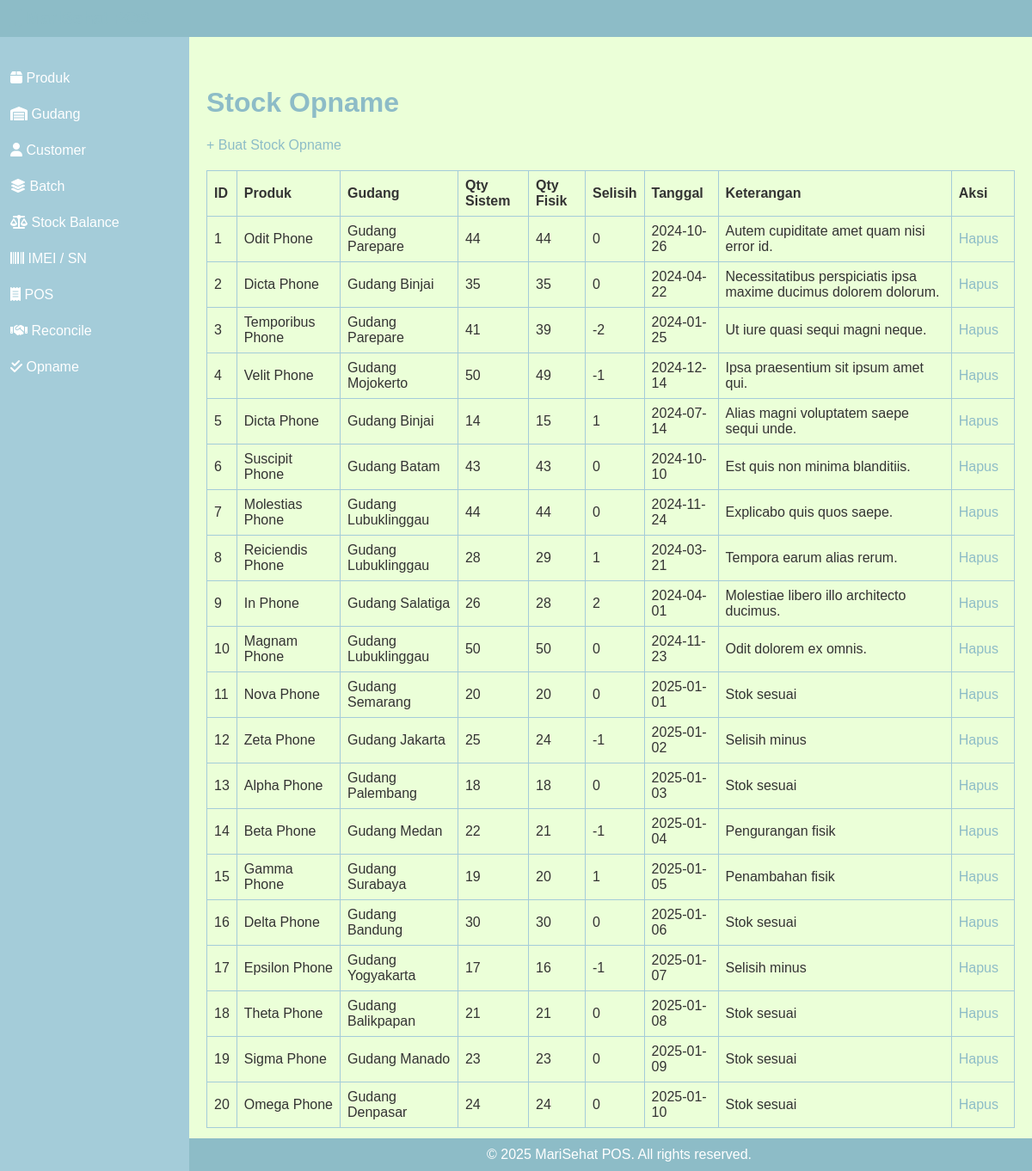
The page /stock_opname/index.php on the database its author committed.
### tables this page shows
CREATE TABLE `stock_opname` (
  `id` int(11) NOT NULL,
  `product_id` int(11) NOT NULL,
  `warehouse_id` int(11) NOT NULL,
  `quantity_sistem` int(11) NOT NULL,
  `quantity_fisik` int(11) NOT NULL,
  `selisih` int(11) NOT NULL,
  `tanggal` date NOT NULL,
  `keterangan` text DEFAULT NULL
);

CREATE TABLE `products` (
  `id` int(11) NOT NULL,
  `item_code` varchar(50) DEFAULT NULL,
  `sku` varchar(50) NOT NULL,
  `nama_produk` varchar(100) DEFAULT NULL,
  `variant` varchar(50) DEFAULT NULL,
  `brand` varchar(50) DEFAULT NULL,
  `category` varchar(50) DEFAULT NULL
);

CREATE TABLE `warehouses` (
  `id` int(11) NOT NULL,
  `nama` varchar(100) DEFAULT NULL,
  `alamat` varchar(255) DEFAULT NULL
);

### stock_opname/index.php (the view)
<?php
require '../db.php';
$stmt = $pdo->query("SELECT stock_opname.*, products.nama_produk, warehouses.nama AS nama_gudang
    FROM stock_opname
    JOIN products ON stock_opname.product_id = products.id
    JOIN warehouses ON stock_opname.warehouse_id = warehouses.id");
$data = $stmt->fetchAll();
?>
<link rel="stylesheet" href="../css/style.css">
<?php include '../includes/header.php'; ?>
<?php include '../includes/sidebar.php'; ?>
<h1>Stock Opname</h1>
<a href="create.php">+ Buat Stock Opname</a>
<table>
    <tr>
        <th>ID</th>
        <th>Produk</th>
        <th>Gudang</th>
        <th>Qty Sistem</th>
        <th>Qty Fisik</th>
        <th>Selisih</th>
        <th>Tanggal</th>
        <th>Keterangan</th>
        <th>Aksi</th>
    </tr>
    <?php foreach ($data as $d): ?>
    <tr>
        <td><?= $d['id'] ?></td>
        <td><?= htmlspecialchars($d['nama_produk']) ?></td>
        <td><?= htmlspecialchars($d['nama_gudang']) ?></td>
        <td><?= $d['quantity_sistem'] ?></td>
        <td><?= $d['quantity_fisik'] ?></td>
        <td><?= $d['selisih'] ?></td>
        <td><?= $d['tanggal'] ?></td>
        <td><?= htmlspecialchars($d['keterangan']) ?></td>
        <td>
            <a href="delete.php?id=<?= $d['id'] ?>" onclick="return confirm('Yakin hapus?')">Hapus</a>
        </td>
    </tr>
    <?php endforeach; ?>
</table>
<?php include '../includes/footer.php'; ?>

### css/style.css (style rules this page uses)
body { font-family: Arial, sans-serif; background-color: #EBFFD8; color: #333; margin: 20px; padding-bottom: 30px; }
h1, h2 { color: #8DBCC7; }
a { text-decoration: none; color: #8DBCC7; margin-right: 10px; }
table { width: 100%; border-collapse: collapse; margin-top: 10px; }
table, th, td { border: 1px solid #A4CCD9; }
th, td { padding: 10px; text-align: left; }
body { margin: 0; font-family: Arial, sans-serif; background-color: #EBFFD8; }
table { width: 100%; border-collapse: collapse; margin-top: 20px; }
th, td { padding: 8px; text-align: left; }

### rows shown on the page
stock_opname: id "1", product.nama_produk "Odit Phone", warehouse.nama "Gudang Parepare", quantity_sistem "44", quantity_fisik "44", selisih "0", tanggal "2024-10-26", keterangan "Autem cupiditate amet quam nisi error id."
stock_opname: id "2", product.nama_produk "Dicta Phone", warehouse.nama "Gudang Binjai", quantity_sistem "35", quantity_fisik "35", selisih "0", tanggal "2024-04-22", keterangan "Necessitatibus perspiciatis ipsa maxime ducimus dolorem dolorum."
stock_opname: id "3", product.nama_produk "Temporibus Phone", warehouse.nama "Gudang Parepare", quantity_sistem "41", quantity_fisik "39", selisih "-2", tanggal "2024-01-25", keterangan "Ut iure quasi sequi magni neque."
stock_opname: id "4", product.nama_produk "Velit Phone", warehouse.nama "Gudang Mojokerto", quantity_sistem "50", quantity_fisik "49", selisih "-1", tanggal "2024-12-14", keterangan "Ipsa praesentium sit ipsum amet qui."
stock_opname: id "5", product.nama_produk "Dicta Phone", warehouse.nama "Gudang Binjai", quantity_sistem "14", quantity_fisik "15", selisih "1", tanggal "2024-07-14", keterangan "Alias magni voluptatem saepe sequi unde."
stock_opname: id "6", product.nama_produk "Suscipit Phone", warehouse.nama "Gudang Batam", quantity_sistem "43", quantity_fisik "43", selisih "0", tanggal "2024-10-10", keterangan "Est quis non minima blanditiis."
stock_opname: id "7", product.nama_produk "Molestias Phone", warehouse.nama "Gudang Lubuklinggau", quantity_sistem "44", quantity_fisik "44", selisih "0", tanggal "2024-11-24", keterangan "Explicabo quis quos saepe."
stock_opname: id "8", product.nama_produk "Reiciendis Phone", warehouse.nama "Gudang Lubuklinggau", quantity_sistem "28", quantity_fisik "29", selisih "1", tanggal "2024-03-21", keterangan "Tempora earum alias rerum."
stock_opname: id "9", product.nama_produk "In Phone", warehouse.nama "Gudang Salatiga", quantity_sistem "26", quantity_fisik "28", selisih "2", tanggal "2024-04-01", keterangan "Molestiae libero illo architecto ducimus."
stock_opname: id "10", product.nama_produk "Magnam Phone", warehouse.nama "Gudang Lubuklinggau", quantity_sistem "50", quantity_fisik "50", selisih "0", tanggal "2024-11-23", keterangan "Odit dolorem ex omnis."
stock_opname: id "11", product.nama_produk "Nova Phone", warehouse.nama "Gudang Semarang", quantity_sistem "20", quantity_fisik "20", selisih "0", tanggal "2025-01-01", keterangan "Stok sesuai"
stock_opname: id "12", product.nama_produk "Zeta Phone", warehouse.nama "Gudang Jakarta", quantity_sistem "25", quantity_fisik "24", selisih "-1", tanggal "2025-01-02", keterangan "Selisih minus"
stock_opname: id "13", product.nama_produk "Alpha Phone", warehouse.nama "Gudang Palembang", quantity_sistem "18", quantity_fisik "18", selisih "0", tanggal "2025-01-03", keterangan "Stok sesuai"
stock_opname: id "14", product.nama_produk "Beta Phone", warehouse.nama "Gudang Medan", quantity_sistem "22", quantity_fisik "21", selisih "-1", tanggal "2025-01-04", keterangan "Pengurangan fisik"
stock_opname: id "15", product.nama_produk "Gamma Phone", warehouse.nama "Gudang Surabaya", quantity_sistem "19", quantity_fisik "20", selisih "1", tanggal "2025-01-05", keterangan "Penambahan fisik"
stock_opname: id "16", product.nama_produk "Delta Phone", warehouse.nama "Gudang Bandung", quantity_sistem "30", quantity_fisik "30", selisih "0", tanggal "2025-01-06", keterangan "Stok sesuai"
stock_opname: id "17", product.nama_produk "Epsilon Phone", warehouse.nama "Gudang Yogyakarta", quantity_sistem "17", quantity_fisik "16", selisih "-1", tanggal "2025-01-07", keterangan "Selisih minus"
stock_opname: id "18", product.nama_produk "Theta Phone", warehouse.nama "Gudang Balikpapan", quantity_sistem "21", quantity_fisik "21", selisih "0", tanggal "2025-01-08", keterangan "Stok sesuai"
stock_opname: id "19", product.nama_produk "Sigma Phone", warehouse.nama "Gudang Manado", quantity_sistem "23", quantity_fisik "23", selisih "0", tanggal "2025-01-09", keterangan "Stok sesuai"
stock_opname: id "20", product.nama_produk "Omega Phone", warehouse.nama "Gudang Denpasar", quantity_sistem "24", quantity_fisik "24", selisih "0", tanggal "2025-01-10", keterangan "Stok sesuai"
